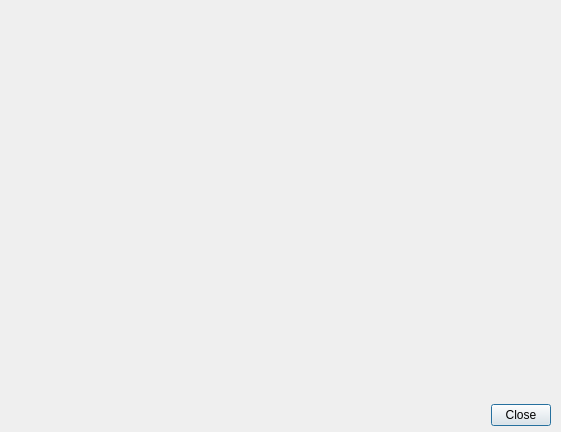
<?xml version="1.0" encoding="UTF-8"?>
<ui version="4.0">
 <class>UITwinStickSetting</class>
 <widget class="QDialog" name="UITwinStickSetting">
  <property name="geometry">
   <rect>
    <x>0</x>
    <y>0</y>
    <width>561</width>
    <height>432</height>
   </rect>
  </property>
  <property name="focusPolicy">
   <enum>Qt::StrongFocus</enum>
  </property>
  <property name="windowTitle">
   <string>Pad Configuration</string>
  </property>
  <widget class="QLabel" name="label">
   <property name="geometry">
    <rect>
     <x>20</x>
     <y>10</y>
     <width>512</width>
     <height>368</height>
    </rect>
   </property>
   <property name="pixmap">
    <pixmap resource="../resources/resources.qrc">:/actions/twinsticks.png</pixmap>
   </property>
  </widget>
  <widget class="QToolButton" name="tbLeftStickUp">
   <property name="geometry">
    <rect>
     <x>130</x>
     <y>140</y>
     <width>50</width>
     <height>30</height>
    </rect>
   </property>
   <property name="focusPolicy">
    <enum>Qt::NoFocus</enum>
   </property>
   <property name="toolTip">
    <string>Up</string>
   </property>
   <property name="checkable">
    <bool>true</bool>
   </property>
   <property name="autoRaise">
    <bool>true</bool>
   </property>
  </widget>
  <widget class="QToolButton" name="tbRightStickLeft">
   <property name="geometry">
    <rect>
     <x>330</x>
     <y>190</y>
     <width>42</width>
     <height>43</height>
    </rect>
   </property>
   <property name="focusPolicy">
    <enum>Qt::NoFocus</enum>
   </property>
   <property name="toolTip">
    <string>X</string>
   </property>
   <property name="checkable">
    <bool>true</bool>
   </property>
   <property name="autoRaise">
    <bool>true</bool>
   </property>
  </widget>
  <widget class="QToolButton" name="tbRightStickUp">
   <property name="geometry">
    <rect>
     <x>380</x>
     <y>130</y>
     <width>42</width>
     <height>43</height>
    </rect>
   </property>
   <property name="focusPolicy">
    <enum>Qt::NoFocus</enum>
   </property>
   <property name="toolTip">
    <string>Y</string>
   </property>
   <property name="checkable">
    <bool>true</bool>
   </property>
   <property name="autoRaise">
    <bool>true</bool>
   </property>
  </widget>
  <widget class="QToolButton" name="tbRightStickRight">
   <property name="geometry">
    <rect>
     <x>440</x>
     <y>200</y>
     <width>42</width>
     <height>43</height>
    </rect>
   </property>
   <property name="focusPolicy">
    <enum>Qt::NoFocus</enum>
   </property>
   <property name="toolTip">
    <string>Z</string>
   </property>
   <property name="checkable">
    <bool>true</bool>
   </property>
   <property name="autoRaise">
    <bool>true</bool>
   </property>
  </widget>
  <widget class="QToolButton" name="tbRightButton">
   <property name="geometry">
    <rect>
     <x>460</x>
     <y>150</y>
     <width>31</width>
     <height>41</height>
    </rect>
   </property>
   <property name="focusPolicy">
    <enum>Qt::NoFocus</enum>
   </property>
   <property name="toolTip">
    <string>C</string>
   </property>
   <property name="checkable">
    <bool>true</bool>
   </property>
   <property name="autoRaise">
    <bool>true</bool>
   </property>
  </widget>
  <widget class="QToolButton" name="tbRightStickDown">
   <property name="geometry">
    <rect>
     <x>370</x>
     <y>250</y>
     <width>54</width>
     <height>58</height>
    </rect>
   </property>
   <property name="focusPolicy">
    <enum>Qt::NoFocus</enum>
   </property>
   <property name="toolTip">
    <string>B</string>
   </property>
   <property name="checkable">
    <bool>true</bool>
   </property>
   <property name="autoRaise">
    <bool>true</bool>
   </property>
  </widget>
  <widget class="QToolButton" name="tbRightTrigger">
   <property name="geometry">
    <rect>
     <x>450</x>
     <y>80</y>
     <width>54</width>
     <height>58</height>
    </rect>
   </property>
   <property name="focusPolicy">
    <enum>Qt::NoFocus</enum>
   </property>
   <property name="toolTip">
    <string>A</string>
   </property>
   <property name="checkable">
    <bool>true</bool>
   </property>
   <property name="autoRaise">
    <bool>true</bool>
   </property>
  </widget>
  <widget class="QToolButton" name="tbStart">
   <property name="geometry">
    <rect>
     <x>90</x>
     <y>30</y>
     <width>70</width>
     <height>30</height>
    </rect>
   </property>
   <property name="focusPolicy">
    <enum>Qt::NoFocus</enum>
   </property>
   <property name="toolTip">
    <string>Start</string>
   </property>
   <property name="checkable">
    <bool>true</bool>
   </property>
   <property name="autoRaise">
    <bool>true</bool>
   </property>
  </widget>
  <widget class="QToolButton" name="tbLeftButton">
   <property name="geometry">
    <rect>
     <x>80</x>
     <y>150</y>
     <width>31</width>
     <height>31</height>
    </rect>
   </property>
   <property name="focusPolicy">
    <enum>Qt::NoFocus</enum>
   </property>
   <property name="toolTip">
    <string>Right trigger</string>
   </property>
   <property name="checkable">
    <bool>true</bool>
   </property>
   <property name="autoRaise">
    <bool>true</bool>
   </property>
  </widget>
  <widget class="QToolButton" name="tbLeftTrigger">
   <property name="geometry">
    <rect>
     <x>80</x>
     <y>80</y>
     <width>41</width>
     <height>51</height>
    </rect>
   </property>
   <property name="focusPolicy">
    <enum>Qt::NoFocus</enum>
   </property>
   <property name="toolTip">
    <string>Left trigger</string>
   </property>
   <property name="checkable">
    <bool>true</bool>
   </property>
   <property name="autoRaise">
    <bool>true</bool>
   </property>
  </widget>
  <widget class="QToolButton" name="tbLeftStickDown">
   <property name="geometry">
    <rect>
     <x>130</x>
     <y>250</y>
     <width>50</width>
     <height>30</height>
    </rect>
   </property>
   <property name="focusPolicy">
    <enum>Qt::NoFocus</enum>
   </property>
   <property name="toolTip">
    <string>Down</string>
   </property>
   <property name="checkable">
    <bool>true</bool>
   </property>
   <property name="autoRaise">
    <bool>true</bool>
   </property>
  </widget>
  <widget class="QToolButton" name="tbLeftStickRight">
   <property name="geometry">
    <rect>
     <x>190</x>
     <y>190</y>
     <width>30</width>
     <height>50</height>
    </rect>
   </property>
   <property name="focusPolicy">
    <enum>Qt::NoFocus</enum>
   </property>
   <property name="toolTip">
    <string>Right</string>
   </property>
   <property name="checkable">
    <bool>true</bool>
   </property>
   <property name="autoRaise">
    <bool>true</bool>
   </property>
  </widget>
  <widget class="QToolButton" name="tbLeftStickLeft">
   <property name="geometry">
    <rect>
     <x>80</x>
     <y>190</y>
     <width>30</width>
     <height>50</height>
    </rect>
   </property>
   <property name="focusPolicy">
    <enum>Qt::NoFocus</enum>
   </property>
   <property name="toolTip">
    <string>Left</string>
   </property>
   <property name="checkable">
    <bool>true</bool>
   </property>
   <property name="autoRaise">
    <bool>true</bool>
   </property>
  </widget>
  <widget class="QLabel" name="lInfos">
   <property name="geometry">
    <rect>
     <x>10</x>
     <y>380</y>
     <width>191</width>
     <height>41</height>
    </rect>
   </property>
   <property name="alignment">
    <set>Qt::AlignCenter</set>
   </property>
  </widget>
  <widget class="QDialogButtonBox" name="padButtons">
   <property name="geometry">
    <rect>
     <x>491</x>
     <y>400</y>
     <width>60</width>
     <height>30</height>
    </rect>
   </property>
   <property name="standardButtons">
    <set>QDialogButtonBox::Close</set>
   </property>
  </widget>
 </widget>
 <resources>
  <include location="../resources/resources.qrc"/>
 </resources>
 <connections>
  <connection>
   <sender>padButtons</sender>
   <signal>rejected()</signal>
   <receiver>UITwinStickSetting</receiver>
   <slot>reject()</slot>
   <hints>
    <hint type="sourcelabel">
     <x>20</x>
     <y>20</y>
    </hint>
    <hint type="destinationlabel">
     <x>20</x>
     <y>20</y>
    </hint>
   </hints>
  </connection>
 </connections>
</ui>
